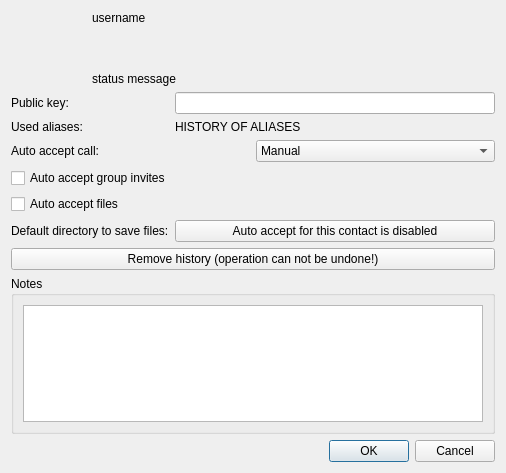
<?xml version="1.0" encoding="UTF-8"?>
<ui version="4.0">
 <class>AboutFriendForm</class>
 <widget class="QDialog" name="AboutUser">
  <property name="geometry">
   <rect>
    <x>0</x>
    <y>0</y>
    <width>506</width>
    <height>473</height>
   </rect>
  </property>
  <property name="windowTitle">
   <string>Dialog</string>
  </property>
  <layout class="QVBoxLayout" name="verticalLayout_4">
   <item>
    <layout class="QVBoxLayout" name="verticalLayout">
     <item>
      <layout class="QGridLayout" name="gridLayout">
       <item row="0" column="1">
        <layout class="QVBoxLayout" name="verticalLayout_2">
         <item>
          <widget class="QLabel" name="userName">
           <property name="text">
            <string>username</string>
           </property>
           <property name="textFormat">
            <enum>Qt::PlainText</enum>
           </property>
           <property name="alignment">
            <set>Qt::AlignLeading|Qt::AlignLeft|Qt::AlignTop</set>
           </property>
           <property name="textInteractionFlags">
            <set>Qt::LinksAccessibleByMouse|Qt::TextSelectableByMouse</set>
           </property>
          </widget>
         </item>
         <item alignment="Qt::AlignBottom">
          <widget class="QLabel" name="statusMessage">
           <property name="sizePolicy">
            <sizepolicy hsizetype="MinimumExpanding" vsizetype="MinimumExpanding">
             <horstretch>0</horstretch>
             <verstretch>0</verstretch>
            </sizepolicy>
           </property>
           <property name="autoFillBackground">
            <bool>false</bool>
           </property>
           <property name="text">
            <string>status message</string>
           </property>
           <property name="textFormat">
            <enum>Qt::PlainText</enum>
           </property>
           <property name="alignment">
            <set>Qt::AlignLeading|Qt::AlignLeft|Qt::AlignTop</set>
           </property>
           <property name="wordWrap">
            <bool>true</bool>
           </property>
           <property name="textInteractionFlags">
            <set>Qt::LinksAccessibleByMouse|Qt::TextSelectableByMouse</set>
           </property>
          </widget>
         </item>
        </layout>
       </item>
       <item row="0" column="0">
        <widget class="QLabel" name="avatar">
         <property name="sizePolicy">
          <sizepolicy hsizetype="Preferred" vsizetype="Minimum">
           <horstretch>0</horstretch>
           <verstretch>0</verstretch>
          </sizepolicy>
         </property>
         <property name="minimumSize">
          <size>
           <width>75</width>
           <height>75</height>
          </size>
         </property>
         <property name="maximumSize">
          <size>
           <width>75</width>
           <height>75</height>
          </size>
         </property>
         <property name="text">
          <string/>
         </property>
         <property name="textFormat">
          <enum>Qt::PlainText</enum>
         </property>
         <property name="pixmap">
          <pixmap>../../../img/contact_dark.svg</pixmap>
         </property>
         <property name="scaledContents">
          <bool>true</bool>
         </property>
        </widget>
       </item>
      </layout>
     </item>
    </layout>
   </item>
   <item>
    <layout class="QFormLayout" name="formLayout">
     <property name="labelAlignment">
      <set>Qt::AlignLeading|Qt::AlignLeft|Qt::AlignVCenter</set>
     </property>
     <item row="0" column="0">
      <widget class="QLabel" name="label_5">
       <property name="layoutDirection">
        <enum>Qt::LeftToRight</enum>
       </property>
       <property name="text">
        <string>Public key:</string>
       </property>
      </widget>
     </item>
     <item row="0" column="1">
      <widget class="QLineEdit" name="publicKey">
       <property name="enabled">
        <bool>true</bool>
       </property>
       <property name="mouseTracking">
        <bool>false</bool>
       </property>
       <property name="acceptDrops">
        <bool>false</bool>
       </property>
       <property name="inputMask">
        <string notr="true"/>
       </property>
       <property name="text">
        <string/>
       </property>
       <property name="cursorPosition">
        <number>0</number>
       </property>
       <property name="readOnly">
        <bool>true</bool>
       </property>
       <property name="cursorMoveStyle">
        <enum>Qt::LogicalMoveStyle</enum>
       </property>
      </widget>
     </item>
     <item row="1" column="0">
      <widget class="QLabel" name="label_4">
       <property name="text">
        <string>Used aliases:</string>
       </property>
      </widget>
     </item>
     <item row="1" column="1">
      <widget class="QLabel" name="aliases">
       <property name="text">
        <string>HISTORY OF ALIASES</string>
       </property>
       <property name="textFormat">
        <enum>Qt::PlainText</enum>
       </property>
      </widget>
     </item>
     <item row="5" column="0" colspan="2">
      <widget class="QCheckBox" name="autoacceptfile">
       <property name="accessibleDescription">
        <string>Automatically accept files from contact if set</string>
       </property>
       <property name="text">
        <string>Auto accept files</string>
       </property>
      </widget>
     </item>
     <item row="8" column="0">
      <widget class="QLabel" name="label">
       <property name="text">
        <string>Default directory to save files:</string>
       </property>
      </widget>
     </item>
     <item row="8" column="1">
      <widget class="QPushButton" name="selectSaveDir">
       <property name="text">
        <string>Auto accept for this contact is disabled</string>
       </property>
      </widget>
     </item>
     <item row="3" column="0" colspan="2">
      <layout class="QHBoxLayout" name="horizontalLayout">
       <item>
        <widget class="QLabel" name="label_2">
         <property name="text">
          <string>Auto accept call:</string>
         </property>
        </widget>
       </item>
       <item>
        <widget class="QComboBox" name="autoacceptcall">
         <item>
          <property name="text">
           <string>Manual</string>
          </property>
         </item>
         <item>
          <property name="text">
           <string>Audio</string>
          </property>
         </item>
         <item>
          <property name="text">
           <string>Audio + Video</string>
          </property>
         </item>
        </widget>
       </item>
      </layout>
     </item>
     <item row="4" column="0" colspan="2">
      <widget class="QCheckBox" name="autogroupinvite">
       <property name="accessibleDescription">
        <string>Automatically accept group chat invitations from this contact if set.</string>
       </property>
       <property name="text">
        <string>Auto accept group invites</string>
       </property>
      </widget>
     </item>
    </layout>
   </item>
   <item>
    <widget class="QPushButton" name="removeHistory">
     <property name="text">
      <string>Remove history (operation can not be undone!)</string>
     </property>
    </widget>
   </item>
   <item>
    <widget class="QGroupBox" name="groupBox">
     <property name="title">
      <string>Notes</string>
     </property>
     <layout class="QVBoxLayout" name="verticalLayout_3">
      <item>
       <widget class="QPlainTextEdit" name="note">
        <property name="accessibleDescription">
         <string>Input field for notes about the contact</string>
        </property>
        <property name="plainText">
         <string/>
        </property>
        <property name="placeholderText">
         <string>You can save comment about this contact here.</string>
        </property>
       </widget>
      </item>
     </layout>
    </widget>
   </item>
   <item>
    <widget class="QDialogButtonBox" name="buttonBox">
     <property name="orientation">
      <enum>Qt::Horizontal</enum>
     </property>
     <property name="standardButtons">
      <set>QDialogButtonBox::Cancel|QDialogButtonBox::Ok</set>
     </property>
    </widget>
   </item>
  </layout>
 </widget>
 <tabstops>
  <tabstop>publicKey</tabstop>
  <tabstop>autoacceptcall</tabstop>
  <tabstop>autoacceptfile</tabstop>
  <tabstop>selectSaveDir</tabstop>
  <tabstop>removeHistory</tabstop>
  <tabstop>note</tabstop>
 </tabstops>
 <resources/>
 <connections>
  <connection>
   <sender>buttonBox</sender>
   <signal>accepted()</signal>
   <receiver>AboutUser</receiver>
   <slot>accept()</slot>
   <hints>
    <hint type="sourcelabel">
     <x>248</x>
     <y>254</y>
    </hint>
    <hint type="destinationlabel">
     <x>157</x>
     <y>274</y>
    </hint>
   </hints>
  </connection>
  <connection>
   <sender>buttonBox</sender>
   <signal>rejected()</signal>
   <receiver>AboutUser</receiver>
   <slot>reject()</slot>
   <hints>
    <hint type="sourcelabel">
     <x>316</x>
     <y>260</y>
    </hint>
    <hint type="destinationlabel">
     <x>286</x>
     <y>274</y>
    </hint>
   </hints>
  </connection>
 </connections>
</ui>
